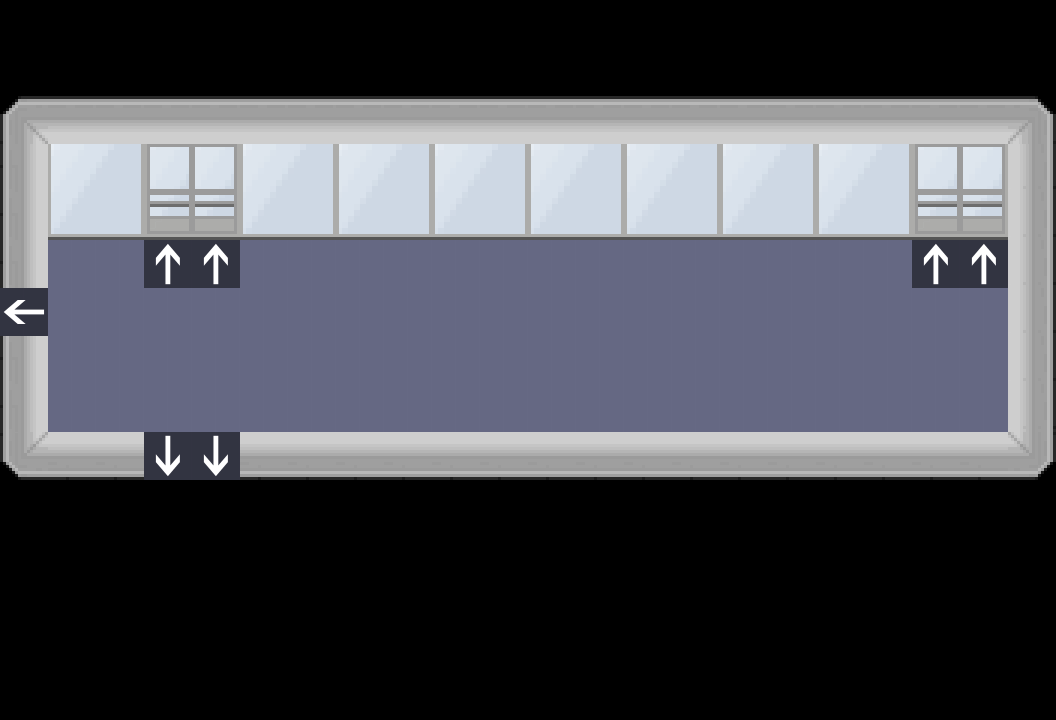

A 2D game scene composited from a Tiled map and its tileset images. What follows is a short description and the map's XML, with each tile layer's data collapsed to a summary:
An orthogonal 22x15 tile map with 48x48 px tiles, 6 tile layers (floor 1, floor 2, map-transition, Murs, ...).

<map version="1.0" orientation="orthogonal" width="22" height="15" tilewidth="48" tileheight="48">
 <tileset firstgid="1" name="tilesheet" tilewidth="48" tileheight="48">
  <image source="../img/tilesheet.png" width="960" height="1820" />
 </tileset>
 <layer name="floor 1" width="22" height="15">
  <data>[330 cells, 95 non-empty, 1 distinct tile ids]</data>
 </layer>
 <layer name="floor 2" width="22" height="15">
  <data>[330 cells, 0 non-empty, 0 distinct tile ids]</data>
 </layer>
 <layer name="map-transition" width="22" height="15">
  <data>[330 cells, 7 non-empty, 3 distinct tile ids]</data>
 </layer>
 <layer name="Murs" width="22" height="15">
  <data>[330 cells, 93 non-empty, 16 distinct tile ids]</data>
 </layer>
 <layer name="Objets" width="22" height="15">
  <data>[330 cells, 0 non-empty, 0 distinct tile ids]</data>
 </layer>
 <layer name="Objets 2" width="22" height="15">
  <data>[330 cells, 0 non-empty, 0 distinct tile ids]</data>
 </layer>
</map>
